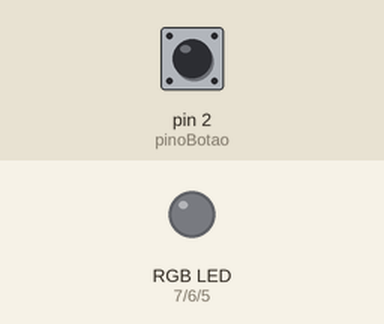
Recording of a sketch running on a simulated Arduino Uno, built with avr-gcc and run on an emulated ATmega328P. On the bench: an RGB LED mixed from three pins (HIGH = lit). Inputs (shaded band) come from the test bench; at power-on: pin 2 (pinoBotao) LOW.

Above: at 1.2 s.
1.3 s: pin 2 (pinoBotao) pulled HIGH for 0.15 s
At 2.2 s:
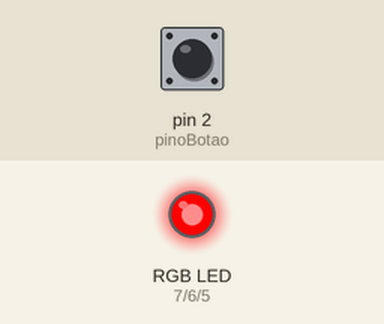
2.9 s: pin 2 (pinoBotao) pulled HIGH for 1 s
At 3.4 s:
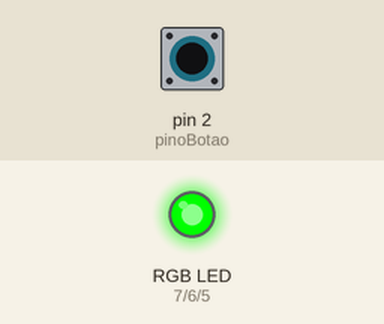
5.4 s: pin 2 (pinoBotao) pulled HIGH for 0.15 s
At 6.5 s:
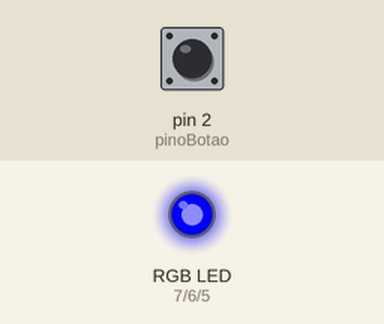
7.0 s: pin 2 (pinoBotao) pulled HIGH for 3.2 s
At 7.8 s:
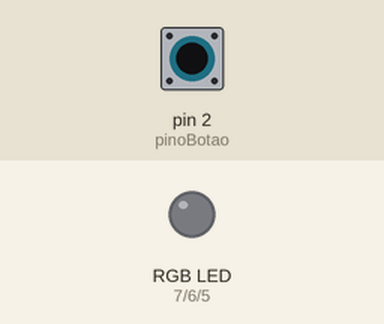
Timing chart, 0 to 10.0 s (numbered marks = the images above; inputs shaded):
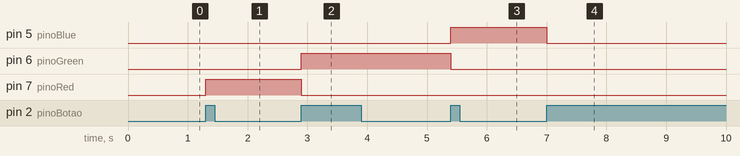

The sketch:

sketch_sep15a.ino
```cpp
// ==========================================================
// Projeto 6: Controle de Cores do LED RGB com Botão
// Versão limpa de caracteres invisíveis
// ==========================================================

// Mapeamento dos pinos do Arduino conforme a imagem
const int pinoBotao = 2; // Pino do botão atualizado conforme a imagem
const int pinoRed = 7;   // Canal Vermelho
const int pinoGreen = 6; // Canal Verde
const int pinoBlue = 5;  // Canal Azul

// Variáveis de controle de estado do sistema
int estadoCor = 0;              // 0 = Apagado, 1 = Vermelho, 2 = Verde, 3 = Azul
int estadoBotaoAnterior = LOW; // Botão inicia em LOW

// Protótipos das funções
void acendeVermelho();
void acendeVerde();
void acendeAzul();
void apagaLed();

void setup() {
  // Configura o pino do botão como entrada
  pinMode(pinoBotao, INPUT);

  // Configura os pinos do LED RGB como saídas digitais
  pinMode(pinoRed, OUTPUT);
  pinMode(pinoGreen, OUTPUT);
  pinMode(pinoBlue, OUTPUT);

  // O LED inicia totalmente apagado
  apagaLed();
}

void loop() {
  // Leitura do estado atual do botão
  int leituraBotao = digitalRead(pinoBotao);

  // Detecção da borda de subida (solto [LOW] -> pressionado [HIGH])
  if (leituraBotao == HIGH && estadoBotaoAnterior == LOW) {
    estadoCor++; // Incrementa o estado do sinalizador

    // Reseta o ciclo se ultrapassar o 3º estado
    if (estadoCor > 3) {
      estadoCor = 0;
    }

    // Seleciona a cor correspondente ao estado atual
    switch (estadoCor) {
      case 0:
        apagaLed();
        break;
      case 1:
        acendeVermelho();
        break;
      case 2:
        acendeVerde();
        break;
      case 3:
        acendeAzul();
        break;
    }

    // Filtro de debounce
    delay(200);
  }

  // Atualiza a memória da leitura do botão
  estadoBotaoAnterior = leituraBotao;
}

// ==========================================================
// Funções de Controle do LED RGB (Cátodo Comum)
// ==========================================================

void acendeVermelho() {
  digitalWrite(pinoRed, HIGH);   // Liga Vermelho
  digitalWrite(pinoGreen, LOW);  // Desliga Verde
  digitalWrite(pinoBlue, LOW);   // Desliga Azul
}

void acendeVerde() {
  digitalWrite(pinoRed, LOW);    // Desliga Vermelho
  digitalWrite(pinoGreen, HIGH); // Liga Verde
  digitalWrite(pinoBlue, LOW);   // Desliga Azul
}

void acendeAzul() {
  digitalWrite(pinoRed, LOW);    // Desliga Vermelho
  digitalWrite(pinoGreen, LOW);  // Desliga Verde
  digitalWrite(pinoBlue, HIGH);  // Liga Azul
}

void apagaLed() {
  digitalWrite(pinoRed, LOW);    // Desliga Vermelho
  digitalWrite(pinoGreen, LOW);  // Desliga Verde
  digitalWrite(pinoBlue, LOW);   // Desliga Azul
}
```

Measured:
- after the input at 1.3 s, pin 7 (pinoRed): LOW → HIGH at once
- after the input at 2.9 s, pin 6 (pinoGreen): LOW → HIGH at once; pin 7 (pinoRed): HIGH → LOW at once
- after the input at 5.4 s, pin 5 (pinoBlue): LOW → HIGH at once; pin 6 (pinoGreen): HIGH → LOW at once
- after the input at 7.0 s, pin 5 (pinoBlue): HIGH → LOW at once
